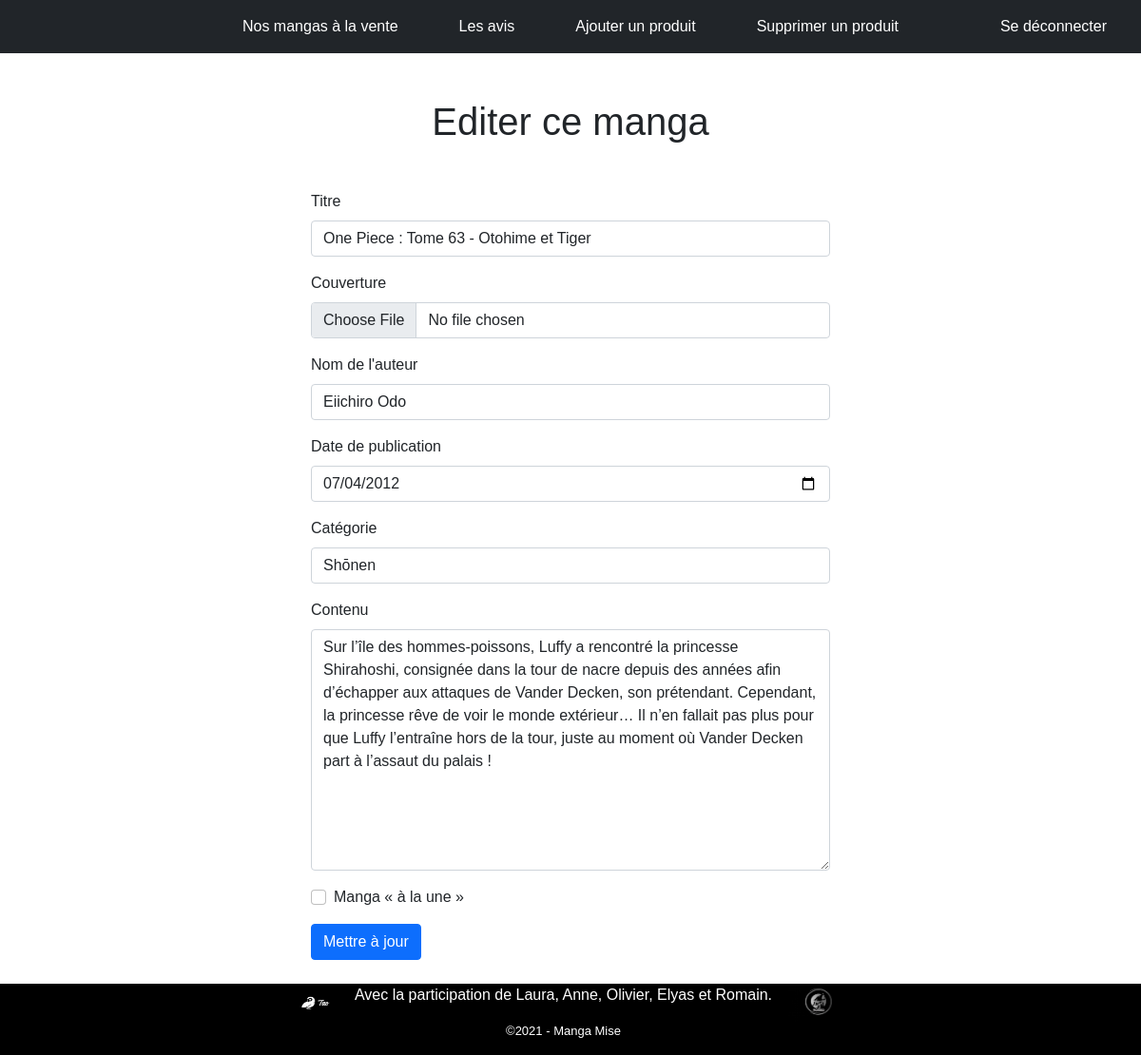
The app's page /update-product.php?id=7 (signed in) with its own data.
### tables this page shows
CREATE TABLE `manga` (
  `id` tinyint(4) NOT NULL,
  `title` varchar(50) NOT NULL,
  `author` varchar(60) NOT NULL,
  `description` varchar(6000) NOT NULL,
  `publish_date` date NOT NULL,
  `cover` varchar(250) NOT NULL,
  `price` decimal(4,2) NOT NULL,
  `promote` tinyint(1) NOT NULL,
  `category` varchar(35) NOT NULL,
  `stock` int(11) NOT NULL,
  `avis` varchar(100) NOT NULL
);

### update-product.php (the view, shortened to what this page needs)
<?php
require 'inc/config.php';
if (isset($_GET['id']) && !empty($_GET['id']) && is_numeric($_GET['id'])) {
    $query = $conn->prepare('SELECT * FROM manga WHERE id = :id_param');
    $query->bindValue(':id_param', $_GET['id'], PDO::PARAM_INT);
    $query->execute();
    $manga = $query->fetch(PDO::FETCH_ASSOC);
}
?>
<!DOCTYPE html>
<html lang="fr" class="h-100">
<head>
    <link href="https://cdn.jsdelivr.net/npm/bootstrap@5.1.3/dist/css/bootstrap.min.css" rel="stylesheet">
</head>
<body class="d-flex flex-column h-100">
    <?php include 'inc/header.php'; ?>
    <main class="flex-shrink-0">
        <div class="container">
            <div class="row justify-content-center">
                <?php if (!isset($manga) || empty($manga)) : ?>
                    <div class="col-6">
                        <div class="alert alert-danger mt-5">Manga introuvable ou aucun identifiant renseigné</div>
                    </div>
                <?php else : ?>
                    <div class="col-6">
                        <h1 class="text-center my-5">Editer ce manga</h1>
                        <form method="post" enctype="multipart/form-data">
                            <div class="mb-3">
                                <label for="title" class="form-label">Titre</label>
                                <input type="text" id="title" name="title" class="form-control" value="<?= $manga['title']; ?>">
                            </div>
                            <div class="mb-3">
                                <label for="cover" class="form-label">Couverture</label>
                                <input type="file" id="cover" name="cover" class="form-control" value="<?= $manga['cover']; ?>">
                            </div>
                            <div class="mb-3">
                                <label for="author" class="form-label">Nom de l'auteur</label>
                                <input type="text" id="author" name="author" class="form-control" value="<?= $manga['author']; ?>">
                            </div>
                            <div class="mb-3">
                                <label for="publish_date" class="form-label">Date de publication</label>
                                <input type="date" id="publish_date" name="publish_date" class="form-control" value="<?= $manga['publish_date']; ?>">
                            </div>
                            <div class="mb-3">
                                <label for="category" class="form-label">Catégorie</label>
                                <select id="category" name="category" class="form-control">
                                    <?php foreach ($categories as $kCat => $vCat) : ?>
                                        <option value="<?= $kCat; ?>" <?= ($manga['category'] == $kCat) ? 'selected' : ''; ?>><?= mb_strtoupper(mb_substr($vCat, 0, 1)) . mb_substr($vCat, 1); ?></option>
                                    <?php endforeach; ?>
                                </select>
                            </div>
                            <div class="mb-3">
                                <label for="description" class="form-label">Contenu</label>
                                <textarea id="description" name="description" class="form-control" rows="10"><?= $manga['description']; ?></textarea>
                            </div>
                            <div class="mb-3 form-check">
                                <input type="checkbox" name="promote" class="form-check-input" id="promote" <?= ($manga['promote'] == 1) ? 'checked' : ''; ?>>
                                <label class="form-check-label" for="promote">Manga &laquo; à la une &raquo;</label>
                            </div>
                            <button type="submit" class="mb-4 btn btn-primary">Mettre à jour</button>
                        </form>
                    </div>
                <?php endif; ?>
            </div>
        </div>
    </main>
</body>
<?php include_once 'inc/footer.php';?>
</html>

### css/style.css (style rules this page uses)
* { margin: 0; font-family: 'Poppins', sans-serif; }
.container { width: 1140px; margin: 0 auto; }

### records on screen
manga: title "One Piece : Tome 63 - Otohime et Tiger", author "Eiichiro Odo", publish_date "07/04/2012", category "Shōnen", description "Sur l’île des hommes-poissons, Luffy a rencontré la princesse Shirahoshi, consignée dans la tour de nacre depuis des années afin d’échapper aux attaques de Vander Decken, son prétendant. Cependant, la princesse rêve de voir le monde extérieur… Il n’en fallait pas plus pour que Luffy l’entraîne hors de la tour, juste au moment où Vander Decken part à l’assaut du palais !"
